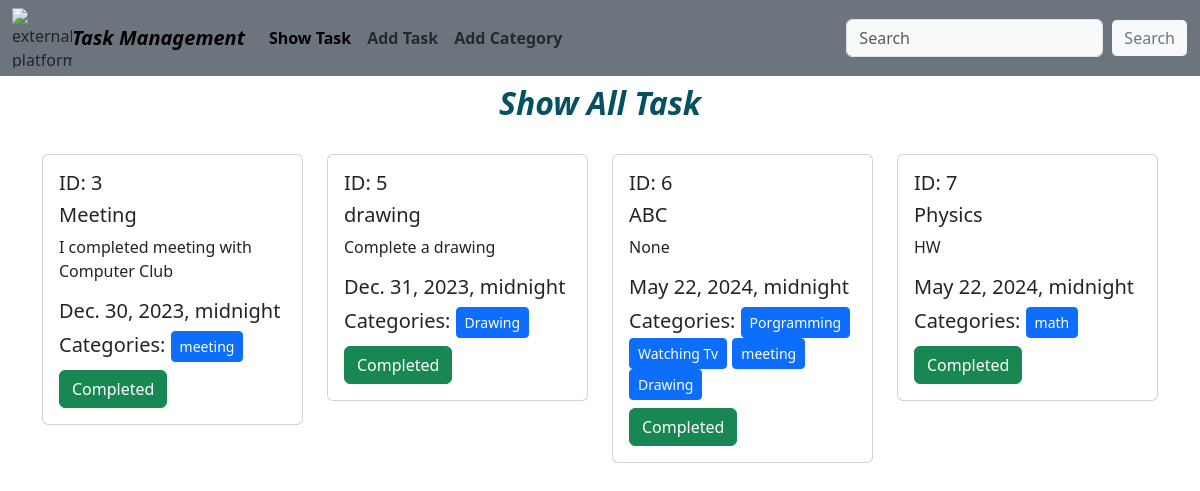
The page / on the database its author committed.
### task/models.py (models this page shows, shortened)
class TaskModel(models.Model):
    tasktitle= models.CharField(max_length=200,verbose_name="Task Title")
    taskdescription= models.CharField(max_length=200,verbose_name="Task Description")
    is_completed=models.BooleanField(default=False,verbose_name="Task Completed")
    task_assign_date=models.DateTimeField(verbose_name="Task Assign Date")
    categories=models.ManyToManyField(CategoryModel,verbose_name="Categories")

### category/models.py (models this page shows, shortened)
class CategoryModel(models.Model):
    category_name=models.CharField(max_length=100)

### Task_Management/views.py (the view)
# urls.py: 2. Add a URL to urlpatterns:  path('', views.home, name='home')
def home(request):
    task=TaskModel.objects.all()
    return render(request,"show_task.html" ,{'data': task})

### templates/show_task.html (shortened to what this page needs)
{% extends 'base.html'%}
{%block content%}
<h4 class="text-center fst-italic fs-2 text-info-emphasis fw-bold mt-2">Show All Task</h4>
<div class="container">
    <div class="row gy-3 my-3">
        {% for item in data%}
        <div class="col-md-3">
            <div class="card" >
                <div class="card-body">
                    <h5 class="card-title">ID: {{item.id}}</h5>
                    <h5 class="card-title">{{item.tasktitle}}</h5>
                    <p class="card-text">{{item.taskdescription}}</p>
                    <h5 class="card-title">{{item.task_assign_date}}</h5>
                    <h5>Categories: {% for cat in item.categories.all%}
                           <a href="{% url 'edit_category' item.id %}" class="btn btn-primary btn-sm">{{cat.category_name}}</a>
                            {%endfor%}
                    </h5>
                    {% if item.is_completed == False %}
                    <a  href="{% url 'edit_task' item.id %}"class="btn btn-secondary ">Edit</a>
                    <a  href="{% url 'delete_task' item.id %}"class="btn btn-danger ">Delete</a>
                    {% else %}
                    <a  class="btn btn-success">Completed</a>
                    {% endif %}
                </div>
            </div>
        </div>
     {%endfor%}
    </div>
</div>
{% endblock %}

### templates/base.html (shortened to what this page needs)
<!DOCTYPE html>
<html lang="en">
<head>
    <link href="https://cdn.jsdelivr.net/npm/bootstrap@5.3.2/dist/css/bootstrap.min.css" rel="stylesheet">
</head>
<body>
  <nav class="navbar navbar-expand-lg navbar bg-secondary" >
    <div class="container-fluid">
        <img width="60" height="60" src="https://img.icons8.com/external-filled-outline-wichaiwi/64/000000/external-platform-work-from-home-filled-outline-wichaiwi.png" alt="external-platform-work-from-home-filled-outline-wichaiwi"/>
      <a class="navbar-brand fst-italic fw-bolder" href="#">Task Management</a>
      <div class="collapse navbar-collapse" id="navbarSupportedContent">
        <ul class="navbar-nav me-auto mb-2 mb-lg-0">
          <li class="nav-item">
            <a class="nav-link active fw-bolder" aria-current="page" href="{% url 'homepage'%}">Show Task</a>
          </li>
          <li class="nav-item">
            <a class="nav-link fw-bolder" href="{% url 'add_task'%}">Add Task</a>
          </li>
          <li class="nav-item">
            <a class="nav-link fw-bolder" href="{%url 'add_category'%}">Add Category</a>
          </li>
        </ul>
        <form class="d-flex" role="search">
          <input class="form-control me-2 bg-light" type="search" placeholder="Search" aria-label="Search">
          <button class="btn btn-outline-secondary btn-light" type="submit">Search</button>
        </form>
      </div>
    </div>
  </nav>
  {% block content %}
  {% endblock %}
</body>
</html>

### rows shown on the page
TaskModel: id "3", tasktitle "Meeting", taskdescription "I completed meeting with Computer Club", task_assign_date "Dec. 30, 2023, midnight", is_completed "Completed"
CategoryModel: category_name "meeting"
TaskModel: id "5", tasktitle "drawing", taskdescription "Complete a drawing", task_assign_date "Dec. 31, 2023, midnight", is_completed "Completed"
CategoryModel: category_name "Drawing"
TaskModel: id "6", tasktitle "ABC", taskdescription "None", task_assign_date "May 22, 2024, midnight", is_completed "Completed"
CategoryModel: category_name "Porgramming"
CategoryModel: category_name "Watching Tv"
TaskModel: id "7", tasktitle "Physics", taskdescription "HW", task_assign_date "May 22, 2024, midnight", is_completed "Completed"
CategoryModel: category_name "math"
